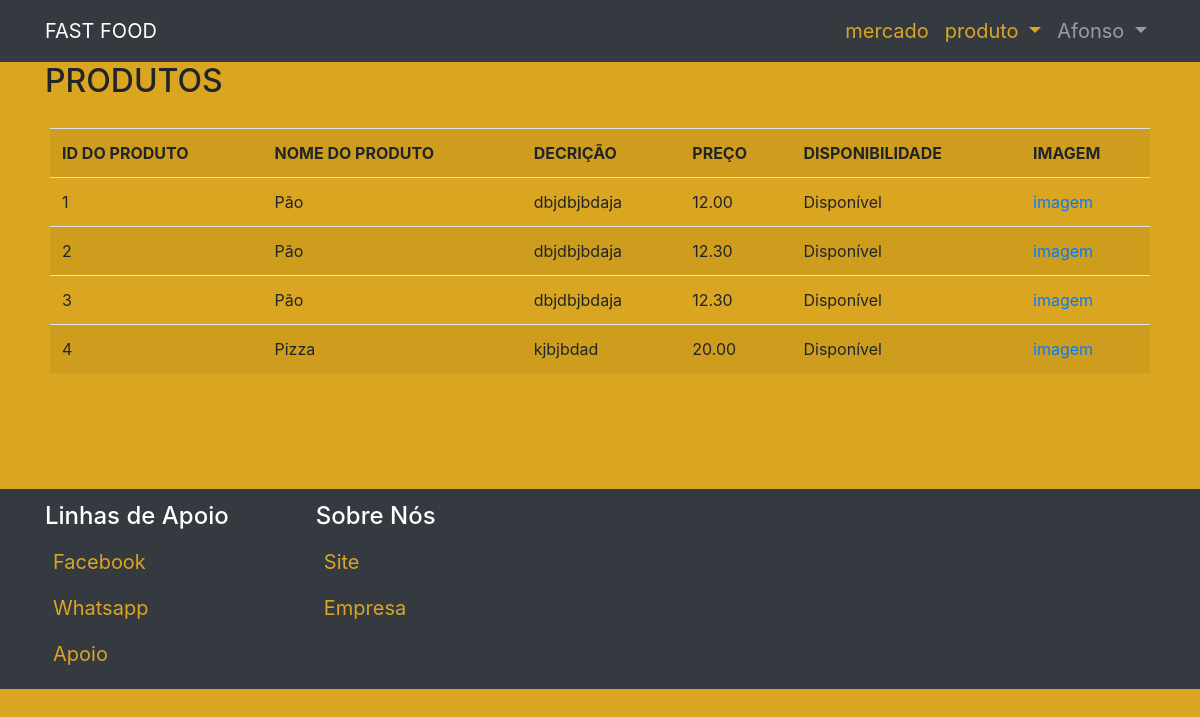
Page /mercadoria/listar/ (signed in) on the earlier database version.
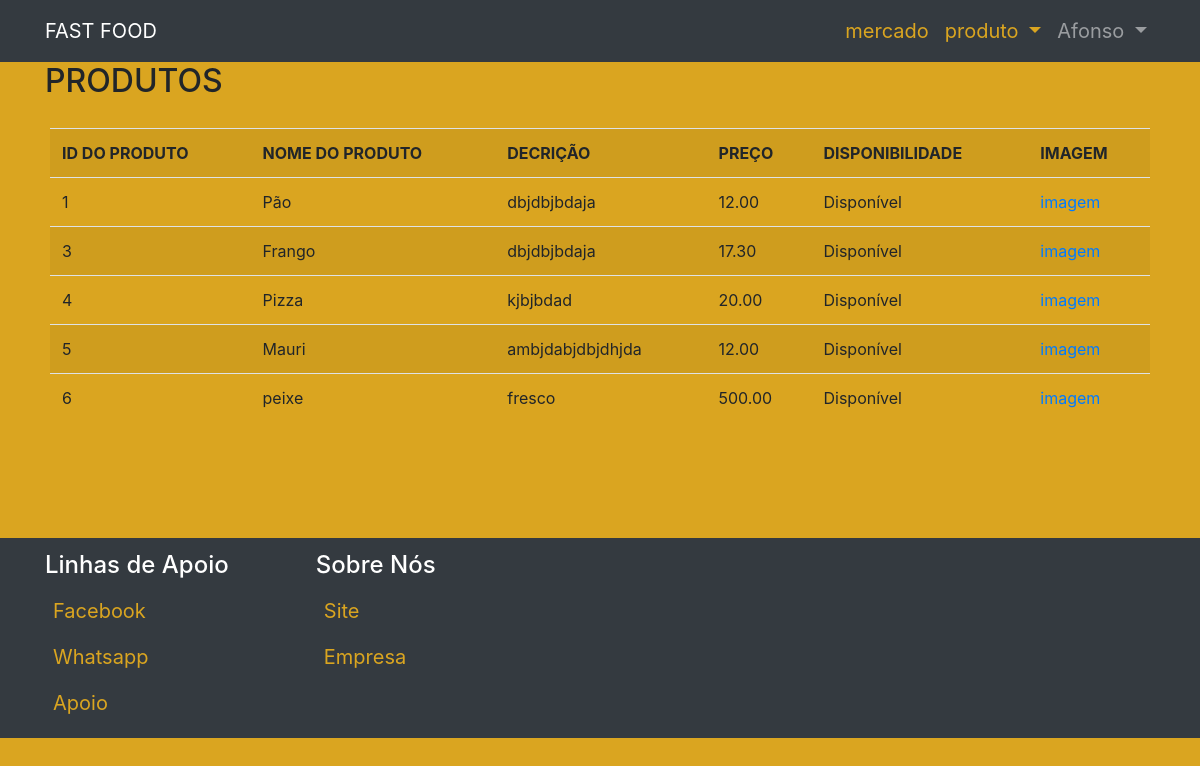
Same page on the later database version.
### mercadoria/models.py (models this page shows, shortened)
class Produto (models.Model):
    nome = models.CharField (max_length=50)
    descricao = models.TextField (max_length=100, verbose_name="Descrição")
    preco = models.DecimalField (max_digits=10, decimal_places=2)
    disponibilidade = models.CharField(max_length=20, choices=disponibilidade_choices, default="Disponível")
    imagem = models.ImageField(upload_to = "img/")

### mercadoria/views.py (the view)
# urls.py: path("listar/", Listar.as_view(), name="lista-de-produto"),
class Listar(ListView):
    model = Produto
    template_name = "listar.html"

### mercadoria/templates/listar.html
{% extends 'index.html' %}
{% block produto %}
<div class="container">
    <h2>PRODUTOS</h2>
    <div  id="lista">
        <table class="table table-hover table-striped table-condesed">
            <tr>
             <th>ID DO PRODUTO</th>
             <th>NOME DO PRODUTO</th>
             <th>DECRIÇÃO</th>
             <th>PREÇO</th>
             <th>DISPONIBILIDADE</th>
             <th>IMAGEM</th>
            </tr>
            {% for Produto in object_list %}
            <tr>
                <td>{{ Produto.pk }}</td>
                <td>{{ Produto.nome }}</td>
                <td>{{ Produto.descricao }}</td>
                <td>{{ Produto.preco }}</td>
                <td>{{ Produto.disponibilidade }}</td>
                <td><a href="{{ Produto.imagem.url }}">imagem</a></td>
            </tr>
        {% empty %}
            <tr>
                <td colspan="3">Nenhum campo encontrado</td>
            </tr>
        {% endfor %}
        </table>
    </div>
</div>
{% endblock %}

Differences in the rows shown:
removed Produto: pk "2", nome "Pão", descricao "dbjdbjbdaja", preco "12.30", disponibilidade "Disponível"
changed Produto id 3: nome "Pão" → "Frango"; preco "12.30" → "17.30"
added Produto: pk "5", nome "Mauri", descricao "ambjdabjdbjdhjda", preco "12.00", disponibilidade "Disponível"
added Produto: pk "6", nome "peixe", descricao "fresco", preco "500.00", disponibilidade "Disponível"
